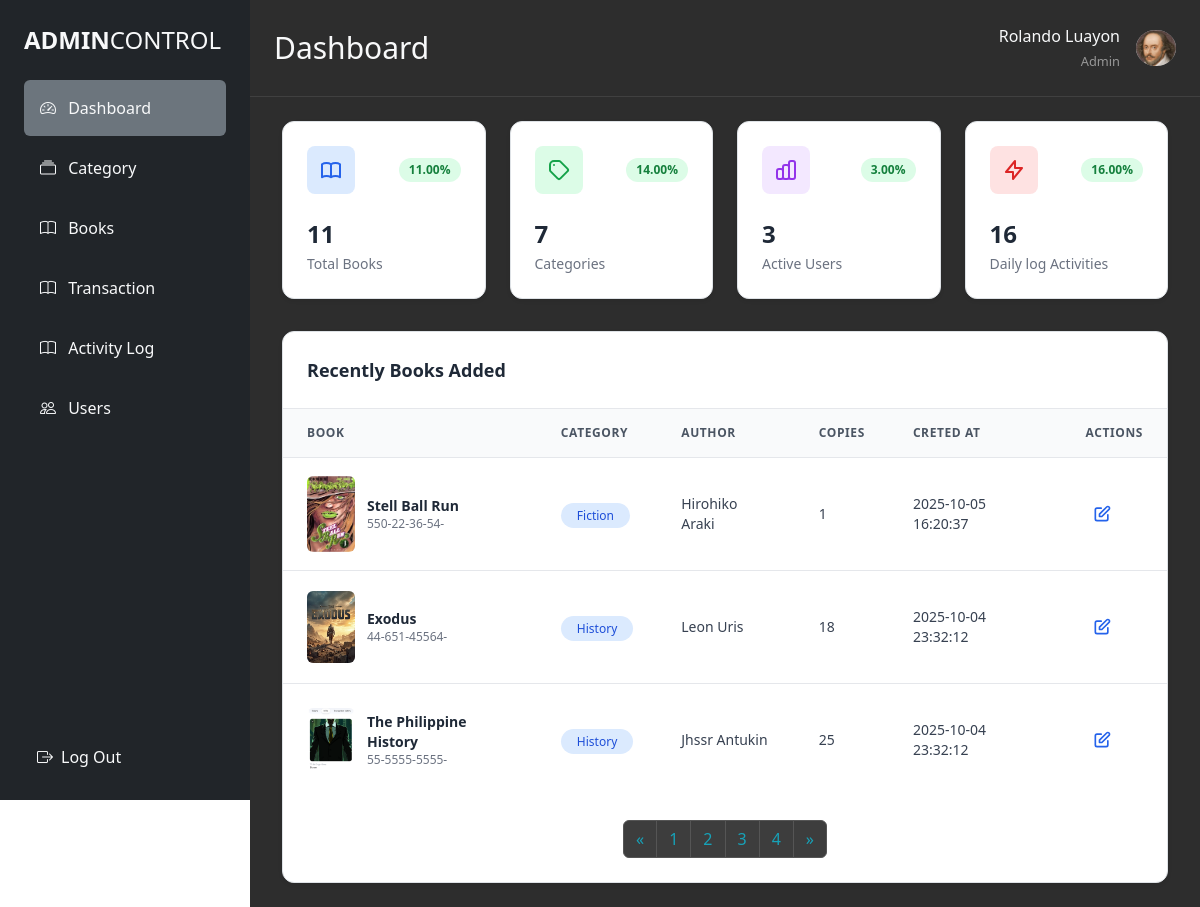
Screenshot of /admin/dashboard-admin.php (signed in) with the database file from the repository.
### tables this page shows
CREATE TABLE `books` (
  `id` int(11) NOT NULL,
  `title` varchar(255) NOT NULL,
  `author` varchar(255) NOT NULL,
  `category` varchar(255) DEFAULT NULL,
  `isbn` varchar(13) NOT NULL,
  `publish_date` date NOT NULL,
  `copies` int(11) NOT NULL,
  `image` varchar(255) DEFAULT NULL,
  `created_at` datetime DEFAULT current_timestamp()
);

### admin/backend/BookController.php (called while the page is built, shortened)
<?php
class Database
{
    private $host = "localhost";
    private $db   = "it6_LMS";
    private $user = "root";
    private $pass = "";
    public $pdo;
    public function __construct()
    {
        try {
            $dsn = "mysql:host={$this->host};dbname={$this->db};charset=utf8";
            $this->pdo = new PDO($dsn, $this->user, $this->pass);
            $this->pdo->setAttribute(PDO::ATTR_ERRMODE, PDO::ERRMODE_EXCEPTION);
        } catch (PDOException $e) {
            die("Database Connection Failed: " . $e->getMessage());
        }
    }
    public function getBooks()
    {
        $sql = "SELECT * FROM books ORDER BY id DESC";
        $stmt = $this->pdo->query($sql);
        return $stmt->fetchAll(PDO::FETCH_ASSOC);
    }
    public function tableBooks($limit = 6, $offset = 0)
    {
        $stmt = $this->pdo->prepare("SELECT * FROM books ORDER BY id DESC LIMIT :limit OFFSET :offset");
        $stmt->bindValue(":limit", (int)$limit, PDO::PARAM_INT);
        $stmt->bindValue(":offset", (int)$offset, PDO::PARAM_INT);
        $stmt->execute();
        return $stmt->fetchAll(PDO::FETCH_ASSOC);
    }
    public function getTotalBooks()
    {
        $stmt = $this->pdo->query("SELECT COUNT(*) as total FROM books");
        return $stmt->fetch(PDO::FETCH_ASSOC)['total'];
    }
}

### auth.php (called while the page is built, shortened)
<?php
class auth
{
  private $conn;
  public function __construct($db)
  {
    $this->conn = $db;
  }
  public function getTotalusers()
  {
    $stmt = $this->conn->query("SELECT COUNT(*) as total FROM users WHERE roles = 'Users'");
    return $stmt->fetch(PDO::FETCH_ASSOC)['total'];
  }
  public function user()
  {
    return [
      'first_name' => $_SESSION['user_first_name'] ?? 'Guest',
      'last_name'  => $_SESSION['user_last_name']  ?? ''
    ];
  }
}

### admin/backend/transactionControll.php (called while the page is built, shortened)
<?php
class Library
{
  private $conn;
  public function __construct($db)
  {
    $this->conn = $db;
  }
  public function getCountcategory()
  {
    $stmt = $this->conn->query("SELECT category, COUNT(*) as count FROM books GROUP BY category");
    $results = $stmt->fetchAll(PDO::FETCH_ASSOC);
    $output = [];
    foreach ($results as $row) {
      $output[$row['category']] = $row['count'];
    }
    return $output;
  }
  public function countActivityLogs()
  {
    $stmt = $this->conn->query("SELECT COUNT(*) as total FROM activity_logs");
    return (int) $stmt->fetch(PDO::FETCH_ASSOC)['total'];
  }
}

### admin/dashboard-admin.php (the view, shortened to what this page needs)
<?php
require '../admin/backend/BookController.php';
require '../admin/backend/transactionControll.php';
require '../auth.php';
$database = new Database();
$library = new Library($database->pdo);
$auth = new auth($database->pdo);
$books = $database->getBooks();
$totalcategory = $library->getCountcategory();
$totalunique = count($totalcategory);
$totalPossibleCategories = 50;
$percentageCategories = ($totalunique / $totalPossibleCategories) * 100;
$totallogs = $library->countActivityLogs();
$totallogstarget = 100;
$percentagelogs = ($totallogs / $totallogstarget) * 100;
$totalusers = $auth->getTotalusers();
$targetusers = 100;
$percentageUsers = ($totalusers / $targetusers) * 100;
$limit = 3;
$page = isset($_GET['page']) ? (int)$_GET['page'] : 1;
$offset = ($page - 1) * $limit;
$totalBooks = $database->getTotalBooks();
$targetbooks = 100;
$percentagebooks = ($totalBooks / $targetbooks) * 100;
$totalPages = ceil($totalBooks / $limit);
$books = $database->tableBooks($limit, $offset);
?>
<!DOCTYPE html>
<html lang="en">
<head>
  <link rel="stylesheet" href="../admin/style.css" />
  <script src="https://cdn.tailwindcss.com"></script>
  <link href="https://cdn.jsdelivr.net/npm/bootstrap@5.3.8/dist/css/bootstrap.min.css" rel="stylesheet">
  <link href="https://cdn.jsdelivr.net/npm/bootstrap-icons@1.10.0/font/bootstrap-icons.css" rel="stylesheet">
</head>
<body>
  <div class="d-flex min-vh-100">
    <?php if (file_exists('Frontend/sidebar.php')) include 'Frontend/sidebar.php'; ?>
    <div class="main-content flex-grow-1">
      <div class="d-flex justify-content-between align-items-center p-4 header-border">
        <div class="d-flex align-items-center">
          <h2 class="text-light mb-0 text-3xl">Dashboard</h2>
        </div>
        <div class="d-flex justify-content-between align-items-center">
          <div class="d-flex align-items-center">
            <div class="d-none d-sm-block text-end me-3">
              <div class="text-light">
                <?php
                $user = $auth->user();
                if ($user && isset($user['first_name'], $user['last_name'])) {
                  echo htmlspecialchars($user['first_name'] . ' ' . $user['last_name']);
                } else {
                  echo 'Guest';
                }
                ?>
              </div>
              <small class="text-white opacity-50">Admin</small>
            </div>
            <img
              src="../image/willan.jpg"
              alt="Profile"
              class="rounded-circle d-none d-sm-block"
              width="40"
              height="40" />
          </div>
        </div>
      </div>
      <main class="flex-1 overflow-y-auto">
        <div class="px-8 py-6">
          <div class="grid grid-cols-1 md:grid-cols-2 lg:grid-cols-4 gap-6 mb-8">
            <div class="stat-card bg-white rounded-xl shadow-sm border border-gray-200 p-6">
              <div class="flex items-center justify-between mb-4">
                <div class="w-12 h-12 bg-blue-100 rounded-lg flex items-center justify-center">
                </div>
                <span class="badge px-2.5 py-1 bg-green-100 text-green-700 text-xs font-semibold rounded-full"><?php echo number_format($percentagebooks, 2) . "%"; ?></span>
              </div>
              <p class="text-2xl font-bold text-gray-800 mb-1"><?php echo $totalBooks ?></p>
              <p class="text-sm text-gray-500 font-medium">Total Books</p>
            </div>
            <div class="stat-card bg-white rounded-xl shadow-sm border border-gray-200 p-6">
              <div class="flex items-center justify-between mb-4">
                <div class="w-12 h-12 bg-green-100 rounded-lg flex items-center justify-center">
                  <svg class="w-6 h-6 text-green-600" fill="none" stroke="currentColor" viewBox="0 0 24 24">
                    <path stroke-linecap="round" stroke-linejoin="round" stroke-width="2" d="M7 7h.01M7 3h5c.512 0 1.024.195 1.414.586l7 7a2 2 0 010 2.828l-7 7a2 2 0 01-2.828 0l-7-7A1.994 1.994 0 013 12V7a4 4 0 014-4z"></path>
                  </svg>
                </div>
                <span class="badge px-2.5 py-1 bg-green-100 text-green-700 text-xs font-semibold rounded-full"><?php echo number_format($percentageCategories, 2) . "%"; ?></span>
              </div>
              <p class="text-2xl font-bold text-gray-800 mb-1"><?php echo $totalunique ?></p>
              <p class="text-sm text-gray-500 font-medium">Categories</p>
            </div>
            <div class="stat-card bg-white rounded-xl shadow-sm border border-gray-200 p-6">
              <div class="flex items-center justify-between mb-4">
                <div class="w-12 h-12 bg-purple-100 rounded-lg flex items-center justify-center">
                </div>
                <span class="badge px-2.5 py-1 bg-green-100 text-green-700 text-xs font-semibold rounded-full"><?php echo number_format($percentageUsers, 2) . "%"; ?></span>
              </div>
              <p class="text-2xl font-bold text-gray-800 mb-1"><?php echo $totalusers ?></p>
              <p class="text-sm text-gray-500 font-medium">Active Users</p>
            </div>
            <div class="stat-card bg-white rounded-xl shadow-sm border border-gray-200 p-6">
              <div class="flex items-center justify-between mb-4">
                <div class="w-12 h-12 bg-red-100 rounded-lg flex items-center justify-center">
                  <svg class="w-6 h-6 text-red-600" fill="none" stroke="currentColor" viewBox="0 0 24 24">
                    <path stroke-linecap="round" stroke-linejoin="round" stroke-width="2" d="M13 10V3L4 14h7v7l9-11h-7z"></path>
                  </svg>
                </div>
                <span class="badge px-2.5 py-1 bg-green-100 text-green-700 text-xs font-semibold rounded-full"><?php echo number_format($percentagelogs, 2) . "%"; ?></span>
              </div>
              <p class="text-2xl font-bold text-gray-800 mb-1"><?php echo $totallogs ?></p>
              <p class="text-sm text-gray-500 font-medium">Daily log Activities</p>
            </div>
          </div>
          <div class="bg-white rounded-xl shadow-sm border border-gray-200">
            <div class="px-6 py-4 border-b border-gray-200">
              <div class="flex items-center justify-between">
                <h3 class="text-lg font-semibold text-gray-800">Recently Books Added</h3>
              </div>
            </div>
            <div class="overflow-x-auto">
              <table class="w-full">
                <thead class="bg-gray-50 border-b border-gray-200">
                  <tr>
                    <th class="px-6 py-3 text-left text-xs font-semibold text-gray-600 uppercase tracking-wider">Book</th>
                    <th class="px-6 py-3 text-left text-xs font-semibold text-gray-600 uppercase tracking-wider">Category</th>
                    <th class="px-6 py-3 text-left text-xs font-semibold text-gray-600 uppercase tracking-wider">Author</th>
                    <th class="px-6 py-3 text-left text-xs font-semibold text-gray-600 uppercase tracking-wider">Copies</th>
                    <th class="px-6 py-3 text-left text-xs font-semibold text-gray-600 uppercase tracking-wider">Creted At</th>
                    <th class="px-6 py-3 text-left text-xs font-semibold text-gray-600 uppercase tracking-wider">Actions</th>
                  </tr>
                </thead>
                <tbody class="divide-y divide-gray-200">
                  <?php foreach ($books as $book): ?>
                    <tr class="table-row">
                      <td class="px-6 py-4">
                        <div class="flex items-center space-x-3">
                          <div class="w-12 h-16  rounded flex-shrink-0 flex items-center justify-center text-white text-xs font-bold">
                            <img src="<?= $book['image'] ?: '../image/default.jpg' ?>"
                              alt="<?= htmlspecialchars($book['title']) ?>"
                              class="rounded"
                              width="80" height="80" />
                          </div>
                          <div>
                            <p class="text-sm font-semibold text-gray-800"><?= htmlspecialchars($book['title']) ?></p>
                            <p class="text-xs text-gray-500"><?= htmlspecialchars($book['isbn']) ?></p>
                          </div>
                        </div>
                      </td>
                      <td class="px-6 py-4">
                        <span class="px-3 py-1 bg-blue-100 text-blue-700 text-xs font-medium rounded-full"><?= htmlspecialchars($book['category']) ?></span>
                      </td>
                      <td class="px-6 py-4 text-sm text-gray-700"><?= htmlspecialchars($book['author']) ?></td>
                      <td class="px-6 py-4 text-sm text-gray-700"><?= htmlspecialchars($book['copies']) ?></td>
                      <td class="px-6 py-4 text-sm text-gray-700"><?= htmlspecialchars($book['created_at']) ?></td>
                      <td class="px-6 py-4">
                        <div class="flex items-center space-x-2">
                          <button class="p-1.5 text-blue-600 hover:bg-blue-50 rounded-lg editBtn" title="Edit"
                            data-id="<?= $book['id'] ?>"
                            data-title="<?= htmlspecialchars($book['title']) ?>"
                            data-author="<?= htmlspecialchars($book['author']) ?>"
                            data-isbn="<?= htmlspecialchars($book['isbn']) ?>"
                            data-publish_date="<?= htmlspecialchars($book['publish_date']) ?>"
                            data-copies="<?= htmlspecialchars($book['copies']) ?>"
                            data-image="<?= $book['image'] ?>">
                            <svg class="w-5 h-5" fill="none" stroke="currentColor" viewBox="0 0 24 24">
                              <path stroke-linecap="round" stroke-linejoin="round" stroke-width="2" d="M11 5H6a2 2 0 00-2 2v11a2 2 0 002 2h11a2 2 0 002-2v-5m-1.414-9.414a2 2 0 112.828 2.828L11.828 15H9v-2.828l8.586-8.586z"></path>
                            </svg>
                          </button>
                        </div>
                      </td>
                    </tr>
                  <?php endforeach; ?>
                </tbody>
              </table>
            </div>
            <div class="d-flex justify-content-center my-4">
              <nav aria-label="Book pagination">
                <ul class="pagination">
                  <li class="page-item <?php if ($page <= 1) echo 'disabled'; ?>">
                    <a class="page-link" href="?page=<?php echo $page - 1; ?>" aria-label="Previous">
                      &laquo;
                    </a>
                  </li>
                  <?php for ($i = 1; $i <= $totalPages; $i++): ?>
                    <li class="page-item <?php if ($i == $page) echo 'active'; ?>">
                      <a class="page-link" href="?page=<?php echo $i; ?>"><?php echo $i; ?></a>
                    </li>
                  <?php endfor; ?>
                  <li class="page-item <?php if ($page >= $totalPages) echo 'disabled'; ?>">
                    <a class="page-link" href="?page=<?php echo $page + 1; ?>" aria-label="Next">
                      &raquo;
                    </a>
                  </li>
                </ul>
              </nav>
            </div>
          </div>
        </div>
      </main>
</body>
</html>

### admin/style.css (style rules this page uses)
body { background-color: #1a1a1a; color: #fff; }
.main-content { background-color: #2d2d2d; flex: 1; }
.page-link { background-color: #3d3d3d !important; border-color: #555 !important; color: #17a2b8 !important; }
.header-border { border-bottom: 1px solid #404040 !important; }
@media (min-width: 769px) { .main-content { margin-left: 250px !important; width: calc(100% - 250px) !important; } }

### rows the page displays
books: image (picture), title "Stell Ball Run", isbn "550-22-36-54-", category "Fiction", author "Hirohiko Araki", copies "1", created_at "2025-10-05 16:20:37"
books: image (picture), title "Exodus", isbn "44-651-45564-", category "History", author "Leon Uris", copies "18", created_at "2025-10-04 23:32:12"
books: image (picture), title "The Philippine History", isbn "55-5555-5555-", category "History", author "Jhssr Antukin", copies "25", created_at "2025-10-04 23:32:12"

### other values shown
$user['first_name'] . ' ' . $user['last_name'] "Rolando Luayon"
$percentagebooks "11.00"
$totalBooks "11"
$percentageCategories "14.00"
$totalunique "7"
$percentageUsers "3.00"
$totalusers "3"
$percentagelogs "16.00"
$totallogs "16"
